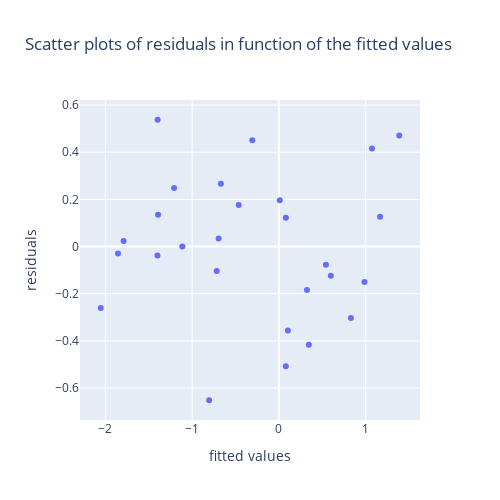

The cell this chart's notebook holds for it:
### Markdown cell above
## Homoscedasticity of the residuals ##

### Code cell
from plotly.subplots import make_subplots
import plotly.graph_objects as go

years = list()
for i in range(39) : years.append(1980+i)

# Initialize figure with subplots
fig = make_subplots(rows=1, cols=1)

# Add traces
fig.add_trace(go.Scatter(y=residuals, x=predicted, mode='markers'), row=1, col=1)


# Update xaxis properties
fig.update_xaxes(title_text="fitted values", row=1, col=1)


# Update yaxis properties
fig.update_yaxes(title_text="residuals", row=1, col=1)


# Update title and height
fig.update_layout(title_text="Scatter plots of residuals in function of the fitted values",
                  height=500, width=500, showlegend=False)

fig.show()

### Figure 1 — Plotly figure (JSON) as saved in the notebook; plotly's stock layout.template omitted (floating-point values rounded to 4 significant figures)
{"data": [{"mode": "markers", "type": "scatter", "x": [-0.8032, -0.6944, -1.208, -1.398, -1.855, -2.054, -1.79, -1.393, -1.4, -1.113, -0.6684, -0.7165, -0.4625, -0.3057, 0.0114, 0.0814, 0.08058, 0.1046, 0.346, 0.3247, 0.6002, 0.5433, 1.075, 0.8315, 0.9887, 1.168, 1.389], "xaxis": "x", "y": [-0.6518, 0.03412, 0.2477, 0.5377, -0.02968, -0.2603, 0.02381, 0.1349, -0.03768, -0.0003336, 0.2661, -0.1038, 0.1757, 0.4512, 0.1959, 0.1223, -0.5076, -0.356, -0.4169, -0.1843, -0.1235, -0.0767, 0.4161, -0.3031, -0.1503, 0.1261, 0.4704], "yaxis": "y"}], "layout": {"height": 500, "showlegend": false, "title": {"text": "Scatter plots of residuals in function of the fitted values"}, "width": 500, "xaxis": {"anchor": "y", "domain": [0, 1], "title": {"text": "fitted values"}}, "yaxis": {"anchor": "x", "domain": [0, 1], "title": {"text": "residuals"}}}}
